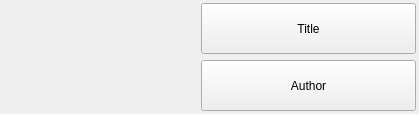
<?xml version="1.0" encoding="UTF-8"?>
<ui version="4.0">
 <class>Form</class>
 <widget class="QWidget" name="Form">
  <property name="geometry">
   <rect>
    <x>0</x>
    <y>0</y>
    <width>419</width>
    <height>114</height>
   </rect>
  </property>
  <property name="windowTitle">
   <string>Form</string>
  </property>
  <layout class="QVBoxLayout" name="verticalLayout">
   <property name="leftMargin">
    <number>0</number>
   </property>
   <property name="topMargin">
    <number>0</number>
   </property>
   <property name="rightMargin">
    <number>0</number>
   </property>
   <property name="bottomMargin">
    <number>0</number>
   </property>
   <item>
    <layout class="QGridLayout" name="pub_grid">
     <property name="leftMargin">
      <number>3</number>
     </property>
     <property name="topMargin">
      <number>3</number>
     </property>
     <property name="rightMargin">
      <number>3</number>
     </property>
     <property name="bottomMargin">
      <number>3</number>
     </property>
     <item row="0" column="1" rowspan="6">
      <widget class="QLabel" name="thumbnail">
       <property name="minimumSize">
        <size>
         <width>192</width>
         <height>108</height>
        </size>
       </property>
       <property name="maximumSize">
        <size>
         <width>192</width>
         <height>108</height>
        </size>
       </property>
       <property name="text">
        <string/>
       </property>
       <property name="scaledContents">
        <bool>true</bool>
       </property>
      </widget>
     </item>
     <item row="0" column="2" rowspan="3">
      <widget class="QPushButton" name="title">
       <property name="sizePolicy">
        <sizepolicy hsizetype="Ignored" vsizetype="Preferred">
         <horstretch>0</horstretch>
         <verstretch>0</verstretch>
        </sizepolicy>
       </property>
       <property name="text">
        <string>Title</string>
       </property>
      </widget>
     </item>
     <item row="3" column="2" rowspan="3">
      <widget class="QPushButton" name="channel">
       <property name="sizePolicy">
        <sizepolicy hsizetype="Ignored" vsizetype="Preferred">
         <horstretch>0</horstretch>
         <verstretch>0</verstretch>
        </sizepolicy>
       </property>
       <property name="text">
        <string>Author</string>
       </property>
      </widget>
     </item>
    </layout>
   </item>
  </layout>
 </widget>
 <resources/>
 <connections/>
</ui>
